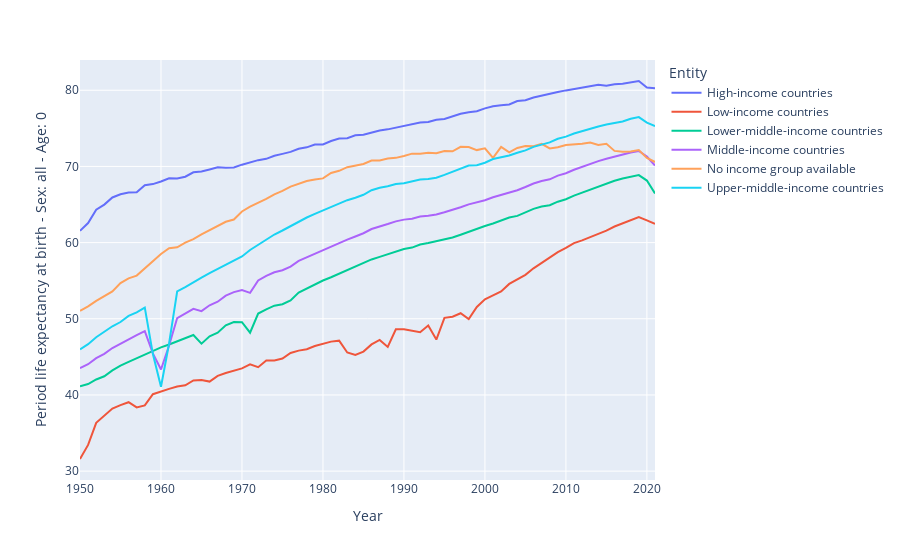

Notebook cell for this chart:
### Code cell
px.line(
    data_frame=df_income,
    y="Period life expectancy at birth - Sex: all - Age: 0",
    x="Year",
    color="Entity"
    )
